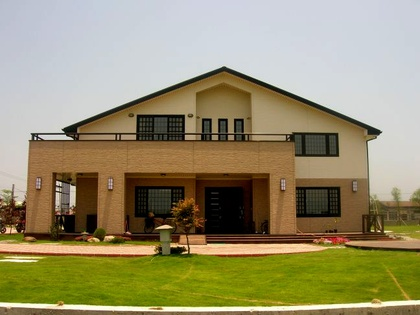
%> input picture test-1.jpg, 420 x 315 px, shrunk from 648 x 486 before the run
$ octave Hough.m   (GNU Octave 9; MATLAB toolbox functions it lacks are replaced by stand-ins)
%> lines starting %> are read from the running program, lines starting %| are printed output that depends on the picture
A=imread('test-1.jpg');%讀取圖片
%> A is the input picture: size 315x420x3 uint8; mean R, G, B 151.8, 143.2, 108.7
%A=imread('test-2.jpg');%測資2
figure(1);imshow(uint8(A));
[Height, Width, Depth] = size(A);
%> Height = 315; Width = 420; Depth = 3
gray=rgb2gray(A);%轉灰街
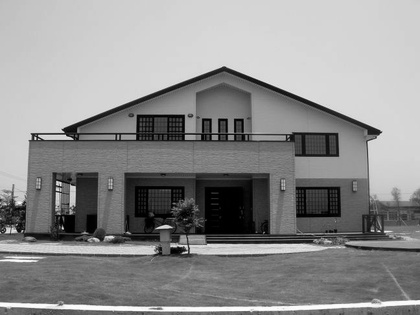
%> gray: size 315x420 uint8; min 0, max 254, mean 141.9
[frameHeight, frameWidth, frameDepth] = size(gray);
%> frameHeight = 315; frameWidth = 420; frameDepth = 1
line = zeros(frameHeight, frameWidth,Depth);
line=uint8(line);
figure(2);imshow(uint8(gray));
%%
sobel = zeros(frameHeight, frameWidth, 'double');
hough = zeros(180,frameHeight+frameWidth*2);
for m = 2:frameWidth-1;
    for l = 2:frameHeight-1
        Gx = (gray(l-1, m+1) + 2*gray(l, m+1) + gray(l+1, m+1)) - ...
            (gray(l-1, m-1) + 2*gray(l, m-1) + gray(l+1, m-1));
        Gy = (gray(l+1, m-1) + 2*gray(l+1, m) + gray(l+1, m+1)) - ...
            (gray(l-1, m-1) + 2*gray(l-1, m) + gray(l-1, m+1));
        value = abs(Gx) + abs(Gy);
        sobel(l-1, m-1) = value;
    end
end
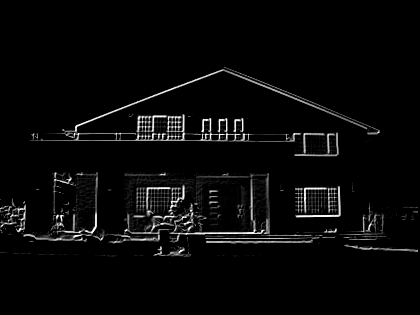
%> sobel: size 315x420 double; min 0, max 255, mean 8.4
syms sita m l r;
%> (this line was passed over: syms is not available in this run)
figure(3);imshow(uint8(sobel));
%%
%  //--------------------------------------------------------------------------------------------------------------Hough
maxl=0;
maxp=0;
for m=1:frameHeight
    for l=1:frameWidth
        if(sobel(m,l)>=100)
            for sita=1:180
                sitapi=(sita)*3.14/180;
                r=l*cos(sitapi)+m*sin(sitapi);
                k=fix(r);
                hough((sita),(k+frameWidth))=hough(sita,(k+frameWidth))+1;%這邊要加frameWidth式為了避免陣列為負，因為k算出來可能是負的
                if(hough((sita),(k+frameWidth))>maxl)
                        maxl=hough((sita),(k+frameWidth));
                        sitatemp=sita;
                        rtemp=k;
                end
            end
        end
    end
end
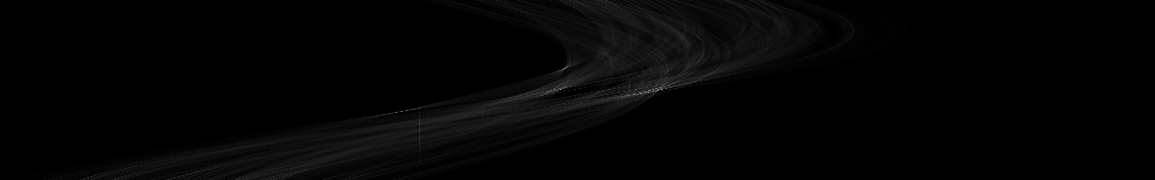
%> hough: size 180x1155 double; min 0, max 196, mean 4
%> after the loop, k = -186; maxl = 196; r = -186.6; rtemp = 141; sitapi = 3.14; sitatemp = 90
%  //---------------------------------------------------------------------------------------------------------DrawLine
for m=1:frameHeight
    for l=1:frameWidth
        sitapi=(sitatemp)*3.14/180;
        r=l*cos(sitapi)+m*sin(sitapi);
        k=fix(r);
        if(k==rtemp)
            line(m,l,1)=0;
            line(m,l,2)=255;
            line(m,l,3)=0;
        else
                line(m,l,:)=A(m,l,:);
        end
    end
end
figure(4);imshow(uint8(line));

$ run again, with test-2.jpg copied over test-1.jpg
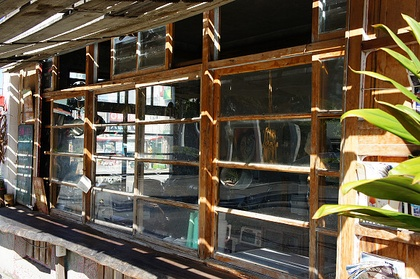
%> input picture test-2.jpg, 420 x 279 px, shrunk from 580 x 385 before the run
%> A is the input picture: size 279x420x3 uint8; mean R, G, B 101.6, 89.9, 71.9
%> after the loop `for m = 2:frameWidth-1;`:
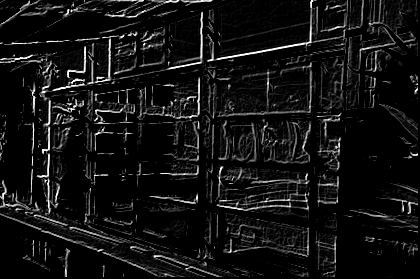
%> sobel: size 279x420 double; min 0, max 255, mean 18.5
%> after the loop `for m=1:frameHeight`:
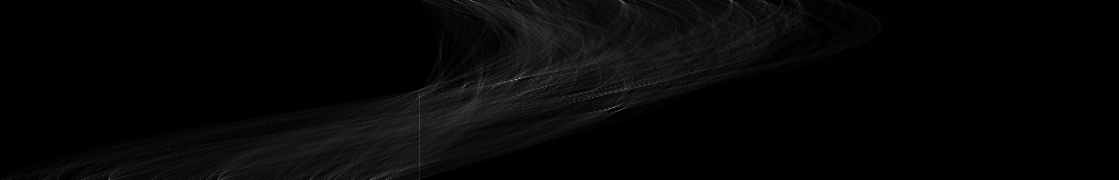
%> hough: size 180x1119 double; min 0, max 166, mean 6.2
%> after the loop `for m=1:frameHeight`: k = -220; maxl = 166; r = -220.6; rtemp = 96; sitapi = 3.14; sitatemp = 80
